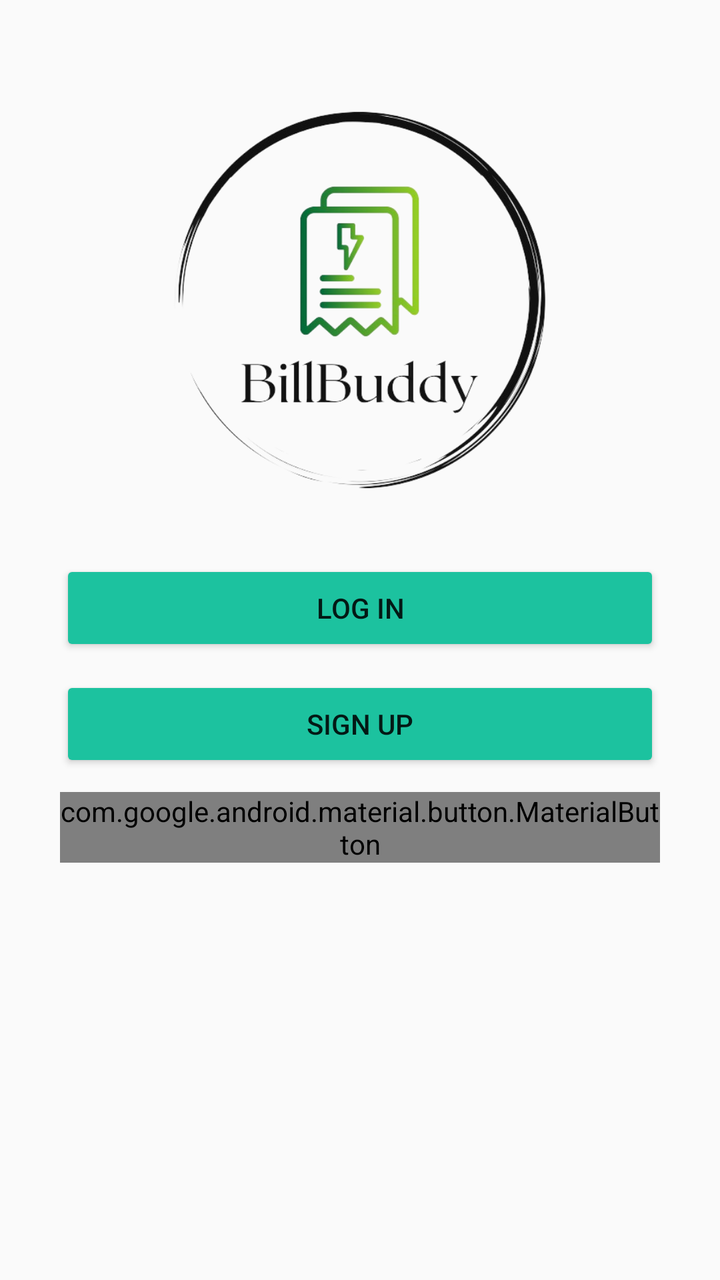
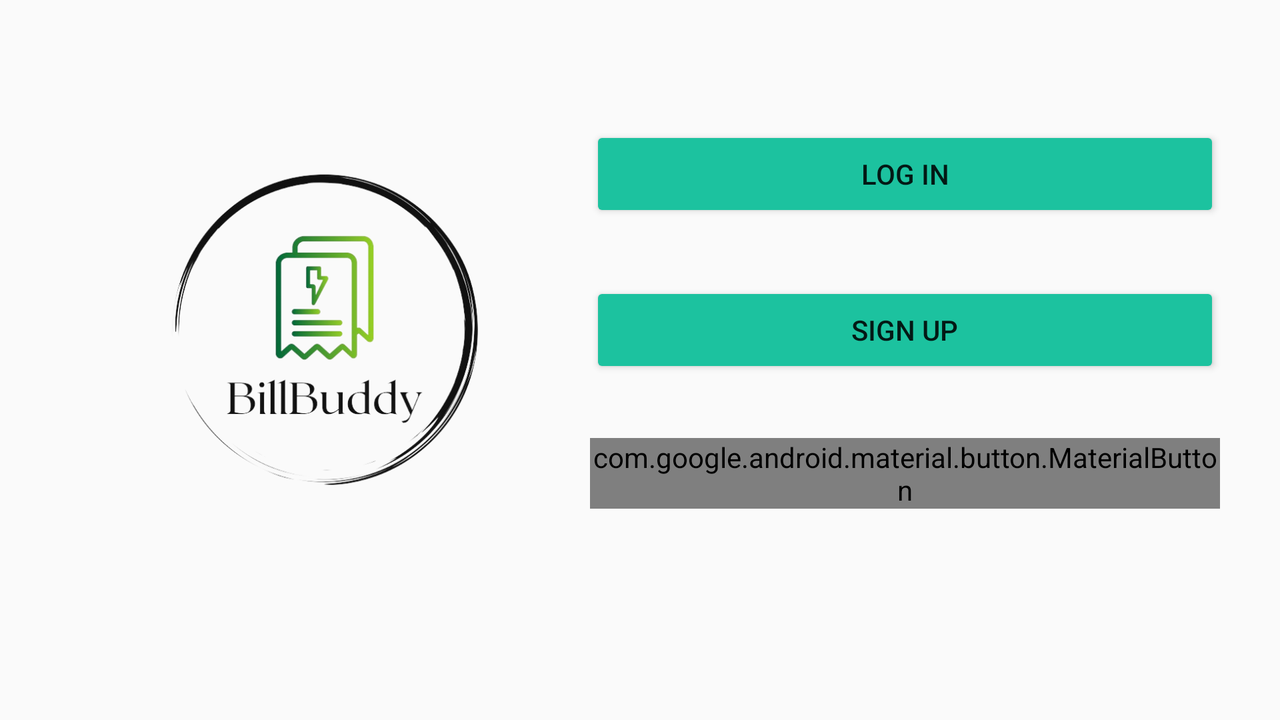

First picture: res/layout/ on a phone held upright. Second picture: the repository's own variant of that layout, on a device whose configuration matches the variant's folder. Source for both follows.
<!-- AndroidManifest.xml: application theme Theme.BillBuddy -->
<!-- res/layout/activity_log_in_and_sign_up.xml -->
<?xml version="1.0" encoding="utf-8"?>
<RelativeLayout xmlns:android="http://schemas.android.com/apk/res/android"
    xmlns:app="http://schemas.android.com/apk/res-auto"
    xmlns:tools="http://schemas.android.com/tools"
    android:layout_width="match_parent"
    android:layout_height="match_parent"
    tools:context=".LoginSignUp"
    android:orientation="vertical">

    <RelativeLayout
        android:id="@+id/rlParent"
        android:layout_width="match_parent"
        android:layout_height="wrap_content"
        android:layout_marginBottom="@dimen/dp_30"
        android:orientation="vertical">

        <ImageView
            android:id="@+id/logo"
            android:layout_width="@dimen/dp_200"
            android:layout_height="@dimen/dp_200"
            android:layout_centerHorizontal="true"
            android:layout_marginTop="@dimen/dp_50"
            android:src="@drawable/billbuddy_logo_nobg" />

        <Button
            android:id="@+id/btnlogin"
            android:layout_width="match_parent"
            android:layout_height="wrap_content"
            android:layout_below="@id/logo"
            android:layout_marginTop="@dimen/dp_30"
            android:layout_marginStart="@dimen/dp_30"
            android:layout_marginEnd="@dimen/dp_30"
            android:text="@string/login"
            android:backgroundTint="@color/green_2"/>

        <Button
            android:id="@+id/btnsignup"
            android:layout_width="match_parent"
            android:layout_height="wrap_content"
            android:layout_below="@id/btnlogin"
            android:layout_marginTop="@dimen/dp_10"
            android:layout_marginStart="@dimen/dp_30"
            android:layout_marginEnd="@dimen/dp_30"
            android:text="@string/signup"
            android:backgroundTint="@color/green_2"/>

        <com.google.android.material.button.MaterialButton
            android:id="@+id/btnsignwithgoogle"
            android:layout_width="match_parent"
            android:layout_height="wrap_content"
            android:layout_below="@id/btnsignup"
            android:layout_marginTop="@dimen/dp_10"
            android:layout_marginStart="@dimen/dp_30"
            android:layout_marginEnd="@dimen/dp_30"
            android:background="@drawable/rounded_button_background"
            android:text="Sign in with Google" />


    </RelativeLayout>

</RelativeLayout>
<!-- resources referenced by this layout -->
<resources>
  <color name="green_2">#1cc29f</color>
  <dimen name="dp_10">10dp</dimen>
  <dimen name="dp_200">200dp</dimen>
  <dimen name="dp_30">30dp</dimen>
  <dimen name="dp_50">50dp</dimen>
  <!-- drawable billbuddy_logo_nobg: png bitmap (drawable, 111854 bytes) -->
  <!-- drawable rounded_button_background (drawable) -->
  <shape xmlns:android="http://schemas.android.com/apk/res/android">
      <corners android:radius="25dp" />
      <solid android:color="@color/green_2"/>
  </shape>
  <string name="login">log in</string>
  <string name="signup">sign up</string>
  <style name="Theme.BillBuddy" parent="android:Theme.Material.Light.NoActionBar" />
</resources>
<!-- res/layout-land/activity_log_in_and_sign_up.xml (the repository's variant of the layout above) -->
<!-- drawn on the phone turned sideways -->
<?xml version="1.0" encoding="utf-8"?>
<RelativeLayout xmlns:android="http://schemas.android.com/apk/res/android"
    xmlns:app="http://schemas.android.com/apk/res-auto"
    xmlns:tools="http://schemas.android.com/tools"
    android:layout_width="match_parent"
    android:layout_height="match_parent"
    tools:context=".LoginSignUp"
    android:orientation="vertical">

    <RelativeLayout
        android:id="@+id/rlParent"
        android:layout_width="match_parent"
        android:layout_height="match_parent"
        android:layout_marginBottom="@dimen/dp_30"
        android:orientation="vertical">

        <ImageView
            android:id="@+id/logo"
            android:layout_width="225dp"
            android:layout_height="165dp"
            android:layout_alignParentStart="true"
            android:layout_centerVertical="true"
            android:layout_marginStart="50dp"
            android:src="@drawable/billbuddy_logo_nobg" />

        <Button
            android:id="@+id/btnlogin"
            android:layout_width="match_parent"
            android:layout_height="wrap_content"
            android:layout_marginTop="58dp"
            android:layout_alignStart="@id/btnsignup"
            android:layout_above="@id/btnsignup"
            android:layout_marginEnd="@dimen/dp_30"
            android:text="@string/login"
            android:backgroundTint="@color/green_2"/>

        <Button
            android:id="@+id/btnsignup"
            android:layout_width="match_parent"
            android:layout_height="wrap_content"
            android:layout_toEndOf="@id/logo"
            android:layout_centerInParent="true"
            android:layout_marginStart="20dp"
            android:layout_marginTop="30dp"
            android:layout_marginEnd="@dimen/dp_30"
            android:backgroundTint="@color/green_2"
            android:text="@string/signup" />

        <com.google.android.material.button.MaterialButton
            android:id="@+id/btnsignwithgoogle"
            android:layout_width="match_parent"
            android:layout_height="wrap_content"
            android:layout_below="@id/btnsignup"
            android:layout_alignLeft="@id/btnsignup"
            android:layout_centerHorizontal="true"
            android:layout_marginTop="30dp"
            android:layout_marginEnd="@dimen/dp_30"
            android:background="@drawable/rounded_button_background"
            android:text="Sign in with Google" />


    </RelativeLayout>

</RelativeLayout>
<!-- resources referenced by the variant -->
<!-- as the phone turned sideways resolves them -->
<resources>
  <color name="green_2">#1cc29f</color>
  <dimen name="dp_30">30dp</dimen>
  <!-- drawable billbuddy_logo_nobg: png bitmap (drawable, 111854 bytes) -->
  <!-- drawable rounded_button_background (drawable) -->
  <shape xmlns:android="http://schemas.android.com/apk/res/android">
      <corners android:radius="25dp" />
      <solid android:color="@color/green_2"/>
  </shape>
  <string name="login">log in</string>
  <string name="signup">sign up</string>
  <style name="Theme.BillBuddy" parent="android:Theme.Material.Light.NoActionBar" />
</resources>
